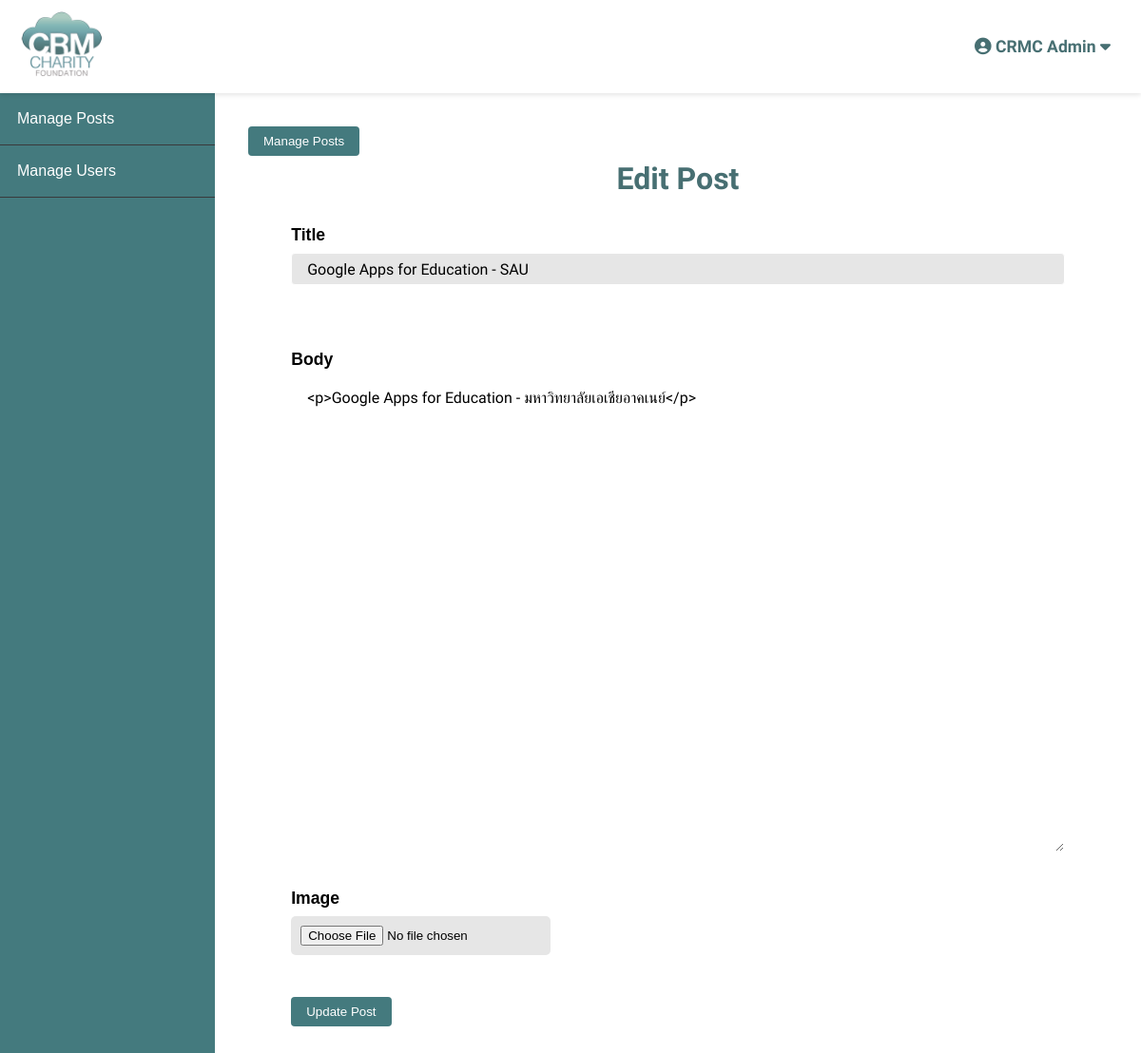
The page /admin/posts/edit.php?id=19 (signed in) on the database its author committed.
### tables this page shows
CREATE TABLE `posts` (
  `id` int(11) NOT NULL,
  `user_id` int(11) NOT NULL,
  `title` varchar(255) NOT NULL,
  `image` varchar(255) NOT NULL,
  `body` text NOT NULL,
  `published` tinyint(4) NOT NULL,
  `created_at` datetime NOT NULL DEFAULT current_timestamp()
);

### app/database/db.php (called while the page is built, shortened)
<?php
require("connect.php");
function executeQuery($sql, $data)
{
    global $conn;
    $stmt = $conn->prepare($sql);
    $values = array_values($data);
    $types = str_repeat('s', count($values));
    $stmt->bind_param($types, ...$values);
    $stmt->execute();
    return $stmt;
}
function selectOne($table, $condition)
{
    $sql = "SELECT * FROM " . $table;
    $i = 0;
    foreach ($condition as $key => $value) {
        if ($i === 0) {
            $sql = $sql . " WHERE $key = ?";
        } else {
            $sql = $sql . " AND $key = ?";
        }
        $i++;
    }
    $sql = $sql . " LIMIT 1";
    $stmt = executeQuery($sql, $condition);
    $records = $stmt->get_result()->fetch_assoc();
    return $records;
}

### app/controllers/posts.php (called while the page is built, shortened)
<?php
include(ROOT_PATH . "/app/database/db.php");
$table = 'posts';
if (isset($_GET['id'])) {
    $post = selectOne($table, ['id' => $_GET['id']]);
    $title = $post['title'];
    $body = $post['body'];
}

### admin/posts/edit.php (the view, shortened to what this page needs)
<?php include(ROOT_PATH . "/app/controllers/posts.php") ?>
<!DOCTYPE html>
<html lang="en">
<head>
    <link rel="stylesheet" href="../../assets/css/style.css">
    <link rel="stylesheet" href="../../assets/css/admin.css">
    <link rel="stylesheet" type="text/css" href="https://cdn.jsdelivr.net/npm/slick-carousel@1.8.1/slick/slick.css" />
    <link rel="stylesheet" type="text/css" href="https://cdn.jsdelivr.net/npm/slick-carousel@1.8.1/slick/slick-theme.css" />
</head>
<body>
    <?php include(ROOT_PATH . "/app/fix/adminHeader.php"); ?>
    <div class="admin-wrap">
        <?php include(ROOT_PATH . "/app/fix/sidebar.php"); ?>
        <div class="admin-content">
            <div class="header-actions">
                <a href="<?php echo BASE_URL . "/admin/posts/index.php" ?>"><button class="btn btn-secondary">Manage Posts</button></a>
            </div>
            <h1 class="page-title">Edit Post</h1>
            <form action="edit.php" method="post" enctype="multipart/form-data">
                <div class="form-group">
                    <label for="title">Title</label>
                    <input type="text" name="title" value="<?php echo $title ?>" id="title" class="text-input">
                </div>
                <div class="form-group">
                    <label for="body">Body</label>
                    <textarea name="body" id="body"><?php echo $body ?></textarea>
                </div>
                <div class="form-group">
                    <label>Image</label>
                    <input type="file" name="image">
                </div>
                <div class="form-group">
                    <button type="submit" name="update_post" class="btn btn-primary">Update Post</button>
                </div>
            </form>
        </div>
    </div>
</body>
</html>

### assets/css/style.css (style rules this page uses)
* { margin: 0; padding: 0; box-sizing: border-box; font-family: Arial, sans-serif; }
body { padding: 0px; margin: 0px; background: #ffffff; font-family: 'Lora', serif; }
h1, h2, h3, h4, p { font-family: "Sarabun", serif; color: #39393b; margin: 5px; }
a { text-decoration: none; color: #39393b; }
.btn { padding: .5rem 1rem; background-color: #476f72; color: white; border: 1px solid transparent; border-radius: .25rem; }
.text-input { border-color: #39393b; outline: none; display: inline-block; height: 34px; width: 100%; vertical-align: middle; position: relative; bottom: 14px; border: 1px solid #476f72; border-radius: .25rem; box-sizing: border-box; padding: .5rem 1rem; margin-top: 22px; }
form { display: flex; flex-direction: column; align-items: center; }
label { margin: 10px 0; font-weight: bold; }
input { background-color: #e6e6e6; padding: 10px; border: none; border-radius: 5px; margin-bottom: 20px; }

### assets/css/admin.css (style rules this page uses)
.admin-wrap { display: flex; height: 100%; }
.admin-wrap .admin-content { flex: 8; height: 100%; overflow: scroll; padding: 35px; width: 100%; }
.admin-wrap .admin-content .page-title { text-align: center; color: #476f72; margin-bottom: 20px; }
.btn { padding: 8px 16px; border-radius: 4px; border: none; margin-right: 10px; }
.btn-primary { background-color: #447a7e; color: white; }
.btn-secondary { background-color: #447a7e; color: white; }
form { width: 100%; }
.form-group { width: 90%; margin-bottom: 1.5rem; }
.form-group label { display: block; margin-bottom: 0.5rem; font-size: 1.1em; }
.form-group .text-input { padding: 0.7rem 1rem; display: block; width: 100%; border: 1px solid #ffffff; border-radius: 4px; outline: none; font-size: 1rem; font-family: 'Sarabun', sans-serif; }
textarea { width: 100%; height: 500px; padding: 0.7rem 1rem; border: 1px solid #ffffff; border-radius: 4px; outline: none; font-size: 1rem; font-family: 'Sarabun', sans-serif; }

### rows shown on the page
posts: title "Google Apps for Education - SAU", body "<p>Google Apps for Education - มหาวิทยาลัยเอเชียอาคเนย์</p>"

### other values the page prints
$_SESSION['username'] "CRMC Admin"
